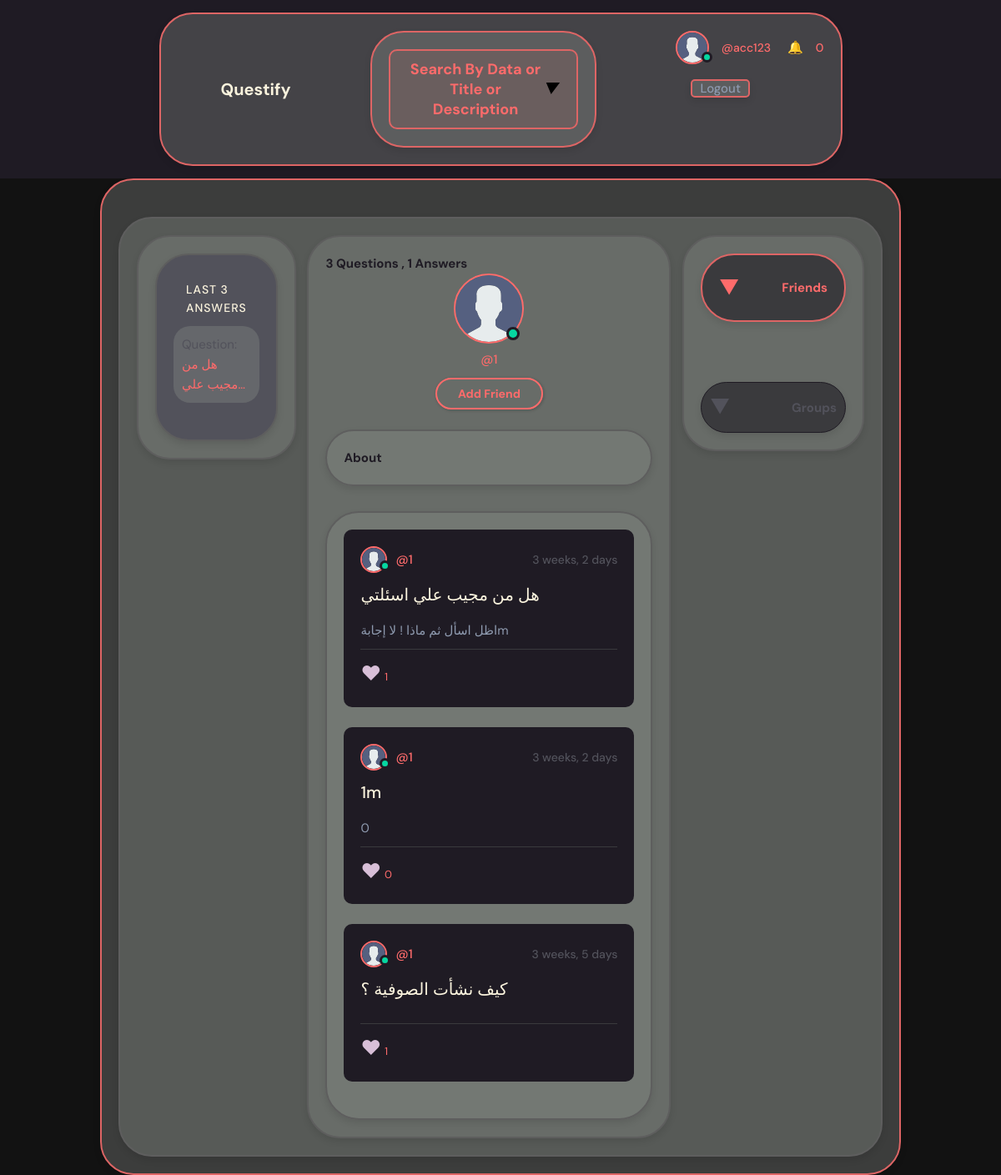
The page /accounts/profile/1 (signed in) on the database as committed earlier.
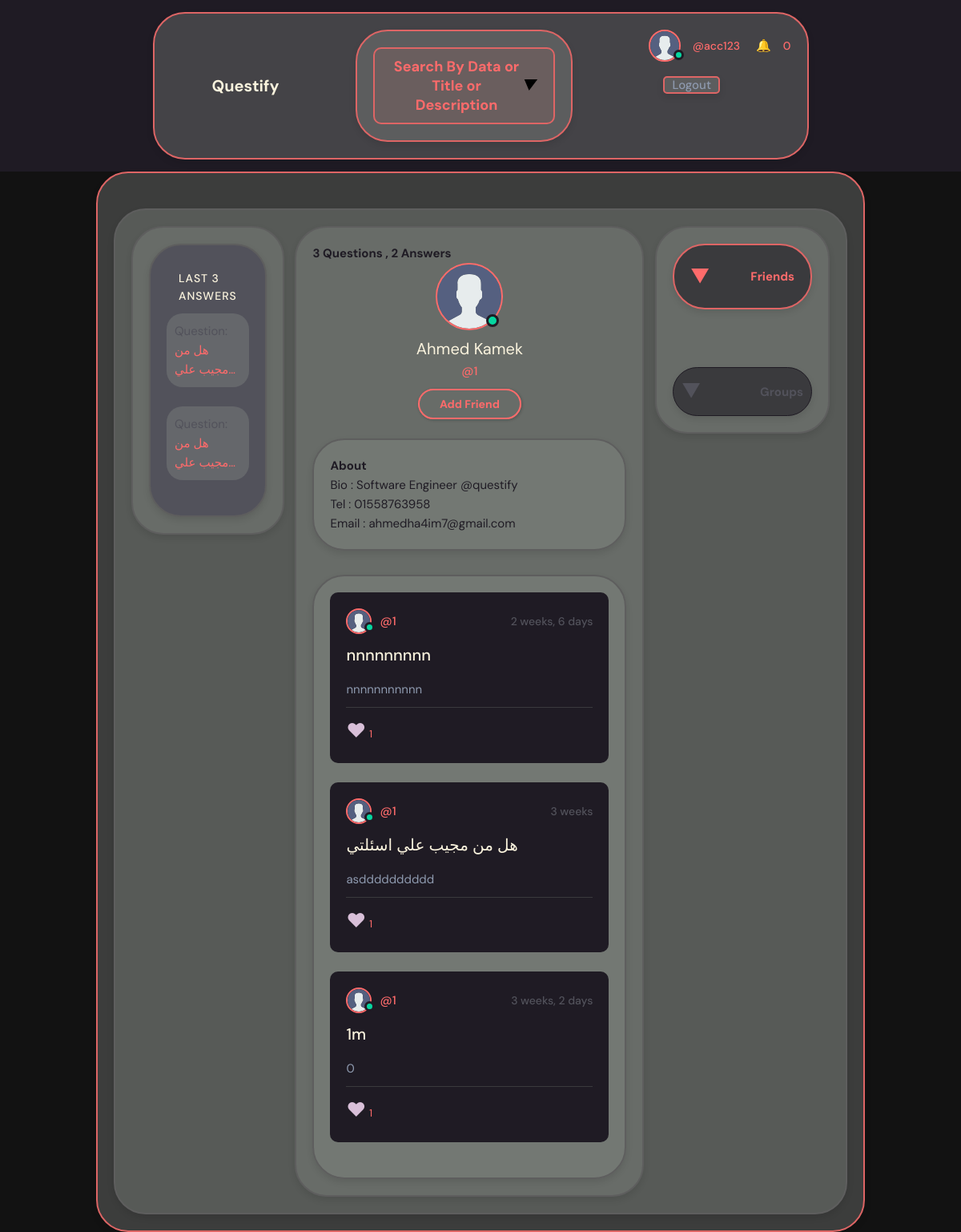
The same page on the database as committed later.
### ask/models.py (models this page shows, shortened)
class Answer(models.Model):
    user       = models.ForeignKey(User, on_delete=models.CASCADE,related_name="Answer_user")
    content    = models.TextField(max_length=4000)
    created_at = models.DateTimeField(auto_now=True, auto_created=True)
    question   = models.ForeignKey(Question, on_delete=models.CASCADE,related_name="question")
    like       = models.ManyToManyField(User , blank=True ,related_name="Answer_like")
    class Meta:
        get_latest_by = 'created_at'
        ordering  = ['-created_at']

class Question(models.Model):
    title            = models.CharField(max_length=1000  )
    content          = models.TextField(max_length=40000, blank=True  )
    rating           = models.IntegerField(null=True, blank=True)
    created_at       = models.DateTimeField(auto_now=True,auto_created=True,null=True, blank=True,)
    last_edit        = models.DateTimeField(auto_created=True,null=True, blank=True)
    user             = models.ForeignKey(User,on_delete=models.CASCADE,related_name="Question_user")
    like             = models.ManyToManyField(User , blank=True ,related_name="Question_like")
    group            = models.ForeignKey(Group ,on_delete=models.CASCADE, blank=True ,null=True,related_name="group_question")
    tags             = TaggableManager(blank=True)
    class Meta:
        ordering  = ['-created_at']
        get_latest_by =  'created_at'

### accounts/models.py (models this page shows, shortened)
class Profile(models.Model):
    user             = models.OneToOneField(User, on_delete=models.CASCADE)
    birth_day        = models.DateTimeField( auto_now=False, auto_now_add=False,null=True,blank=True)
    bio              = models.TextField(max_length=50,null=True,blank=True)
    tel              = models.CharField(max_length=20,null=True,blank=True)
    slug             = models.SlugField(unique=True,blank=True,null=True)
    image            = models.ImageField(upload_to=f"profile_images/", default='assets/avatar.svg', height_field=None, width_field=None, max_length=None,null=True,blank=True)
    waiting_friend   = models.ManyToManyField(User , blank=True ,related_name="waiting_friend")
    confirmed_friend = models.ManyToManyField(User , blank=True ,related_name="confirmed_friend")

### accounts/views.py (the view)
# urls.py: path('profile/<slug:slug>',views.profile,name='profile'),
@login_required
def profile(request,slug):
    profile   = get_object_or_404(Profile,slug=slug)
    friends   = profile.confirmed_friend.all()
    myposts   = Question.objects.filter(user=profile.user,group=None).all()[0:3]
    myanswers = Answer.objects.filter(user=profile.user).all()
    if request.user in profile.waiting_friend.all() and request.user not in profile.confirmed_friend.all() :
        status = "waiting"
    elif request.user in (profile.confirmed_friend.all() and profile.waiting_friend.all()) :
        profile.waiting_friend.remove(request.user)
        status = "confirmed"
    elif request.user in profile.confirmed_friend.all() :
        status = "confirmed"
    else :
        status = "not_sended"
    a = Group.objects.filter(leader = request.user)
    b = Group.objects.filter( members__exact =  profile.user )
    groups = a.union(b)
    return render(request,"registration/profile.html",
                  { 'friends':friends, 'friending_status':status, 'my_user':request.user,
                     'profile':profile, 'mygroups':groups, 'questions':myposts, 'answers':myanswers })

### project/notification_context.py (called while the page is built)
def notification_view(request):
    if request.user.is_authenticated:
        notifications = Notification.objects.filter(to_user=request.user, is_read=True)
        not_read_notifications = Notification.objects.filter(to_user=request.user , is_read=False)
        count = not_read_notifications.count()
        return {'notification_count': count,"my_notifications": notifications,"not_read_notifications": not_read_notifications}
    else:
        count = 0
    return {'notification_count': count}

### project/time_context.py (called while the page is built)
def get_datetime_now(request):
    year = datetime.date.today().year
    return {'year_now': year}

### taggit/managers.py (called while the page is built)
    def get_queryset(self, extra_filters=None):
        try:
            return self.instance._prefetched_objects_cache[self.prefetch_cache_name]
        except (AttributeError, KeyError):
            kwargs = extra_filters if extra_filters else {}
            return self.through.tags_for(self.model, self.instance, **kwargs).order_by(
                *self.ordering
            )

### taggit/models.py (called while the page is built)
    @classmethod
    def tag_model(cls):
        field = cls._meta.get_field("tag")
        return field.remote_field.model

### accounts/templates/registration/profile.html (shortened to what the changed rows need)
{% extends "base.html" %}
{% block body %}
{% load static %}
  <main class="profile-page layout layout--3">
    <div class="container" style=" width: 100%;  border: 2px solid rgb(94, 94, 94);  border-radius: 40px; padding: 20px; background:rgba(137, 142, 137, 0.351); color: var(--color-dark); box-shadow: 0px 4px 8px rgba(0, 0, 0, 0.1);">
    <div class="container1" style=" width: 100%;  border: 2px solid rgb(94, 94, 94);  border-radius: 40px; padding: 20px; background:rgba(137, 142, 137, 0.351); color: var(--color-dark); box-shadow: 0px 4px 8px rgba(0, 0, 0, 0.1);">
      <div class="container1 main-container">
        <div class="activities__header">
            <h2> Last 3 Answers</h2>
        </div>
        {% for answer in answers|slice:":3" %}
            <div class="container question-container">
                <p>Question:
                    <a href='{% url "ask:question_detail" answer.question.id %}'>
                        {{answer.question.title|truncatechars:15}}
                    </a>
                  </p>
                </div>
                <br>
                {% endfor %}
              </div>
              </div>
      <div class="roomList">
        <div class="container" style=" width: 100%;  border: 2px solid rgb(94, 94, 94);  border-radius: 40px; padding: 20px; background:rgba(137, 142, 137, 0.351); color: var(--color-dark); box-shadow: 0px 4px 8px rgba(0, 0, 0, 0.1);">
          <div class="profile">
            <h1> {{questions.count}} Questions ,  {{answers.count}} Answers </h1>
          <div class="profile__avatar">
            <div class="avatar avatar--large active">
            </div>
          </div>
          <div class="profile__info">
            <h3>{{profile.user.first_name}} {{profile.user.last_name}}</h3>
            <p>@{{profile.user}}</p>
            {% if my_user == profile.user %}
            <a href='{% url "accounts:profile_edit" profile.slug %}' class="btn btn--main btn--pill">Edit Profile</a>
            {% else %}
                  {% if friending_status == 'not_sended' %}
                  <a href='{% url "friend:add_friend" profile.slug %}' class="btn btn--main btn--pill">Add Friend</a>
                  {% elif friending_status == "waiting" %}
                  <a href='{% url "friend:add_friend" profile.slug %}' class="btn btn--main btn--pill">Cancel Request</a>
                  {% elif friending_status == "confirmed" %}
                  <a href='{% url "friend:un_friend" profile.slug %}' class="btn btn--main">Remove Friend</a>
                  <br>
                  <br>
                  <a href="{% url 'friend:chat' profile %}" class="btn btn--main btn--pill" >֍Chat</a>
                  {% endif %}
            {% endif %}
            </div>
            <br>
            <div class="container1" style=" width: 100%;  border: 2px solid rgb(94, 94, 94);  border-radius: 40px; padding: 20px; background:rgba(137, 142, 137, 0.351); color: var(--color-dark); box-shadow: 0px 4px 8px rgba(0, 0, 0, 0.1);">
              <h3>About</h3>
            <p>
              {% if profile.bio %}
              Bio : {{profile.bio}}
              <br>
              {% endif %}
              {% if profile.tel %}
              Tel : {{profile.tel}}
              <br>
              {% endif %}
              {% if profile.user.email %}
              Email : {{profile.user.email}}
              <br>
              {% endif %}
            </p>
          </div>
        </div>
        <div class="container1" style=" width: 100%;  border: 2px solid rgb(94, 94, 94);  border-radius: 40px; padding: 20px; background:rgba(137, 142, 137, 0.351); color: var(--color-dark); box-shadow: 0px 4px 8px rgba(0, 0, 0, 0.1);">
        {% for question in questions  %}
        <div class="roomListRoom">
          <div class="roomListRoom__header">
            <a href='{% url "ask:question_detail" question.id %}' class="roomListRoom__author">
              <div class="avatar avatar--small active">
                <img src="{% static 'assets/avatar.svg' %}" alt="User Avatar" />
              </div>
              <span>@{{question.user.username}}</span>
            </a>
            <div class="roomListRoom__actions">
              <span style="color:var(--color-dark-light)" >{{question.created_at|timesince}}</span>
            </div>
          </div>
          <div class="roomListRoom__content">
            <a href='{% url "ask:question_detail" question.id %}'>{{question.title}}</a>
            <p style="color:var(--color-gray)">
            {{question.content}}
            </p>
          </div>
          <div class="roomListRoom__meta">
            {% if request.user in question.like.all %}
            <div class="thread__delete">
              <a style="font-size: x-large;" href="{% url 'ask:question_like' id=question.id %}"> ♥</a>
              <a style="font-size: small;" href="{% url 'ask:question_like' id=question.id %}">{{question.like.count}}</a>
            </div>
            {% else %}
          <div class="thread__delete">
            <a  style="font-size: x-large;color:thistle " href="{% url 'ask:question_like' id=question.id %}"> ♥</a>
            <a style="font-size: small;" href="{% url 'ask:question_like' id=question.id %}">{{question.like.count}}</a>
          </div>
              {% endif %}
          </div>
        </div>
        {% endfor %}
      </div>
      </div>
      </div>
      <div class="container1" style=" width: 100%;  border: 2px solid rgb(94, 94, 94);  border-radius: 40px; padding: 20px; background:rgba(137, 142, 137, 0.351); color: var(--color-dark); box-shadow: 0px 4px 8px rgba(0, 0, 0, 0.1);">
      <div class="container1" style=" width: 100%; border: 2px solid rgb(222, 101, 101); border-radius: 40px; padding: 20px; background: var(--color-dark-medium); color: var(--color-main); box-shadow: 0px 4px 8px rgba(0, 0, 0, 0.1);">
          <div class="activities-content">
            <div class="toggle-button" id="toggleButton2"><span class="arrow2">▼</span><h2 >Friends</h2></div>
          </div>
      </div>
        <br>
        <br>
        <br>
        <div class="activities-content" style="margin-top: px; border: 1px solid var(--color-dark); border-radius: 40px; padding: 10px; background: var(--color-dark-medium); color: var(--color-dark-light); box-shadow: 0px 4px 8px rgba(0, 0, 0, 0.1);">
          <div class="toggle-button" id="toggleButton">
            <span class="arrow">▼</span><h2 >Groups</h2>
          </div>
        </div>
      </div>
      </div>
    </div>
  {% endblock body %}

Rows that differ between the two databases and show on the page:
no longer on this page (row unchanged): Question: user.username "1", created_at "3 weeks, 5 days", title "كيف نشأت الصوفية ؟", like.count "1"
added Answer: question "هل من مجيب علي…"
changed Profile: user.first_name (not shown) → "Ahmed"; user.last_name (not shown) → "Kamek"; bio (not shown) → "Software Engineer @questify"; tel (not shown) → "01558763958"; user.email (not shown) → "ahmedha4im7@gmail.com"
added Question: user.username "1", created_at "2 weeks, 6 days", title "nnnnnnnnn", content "nnnnnnnnnnn", like.count "1"
changed Question "هل من مجيب علي اسئلتي": created_at "3 weeks, 2 days" → "3 weeks"; content "اظل اسأل ثم ماذا ! لا إجابةm" → "asdddddddddd"
computed for Question "3 weeks, 2 days": like.count "0" → "1"
Other text that changed with them:
{{ answers.count }}: "1" → "2"
text now shown: "Bio : Tel : Email :"
